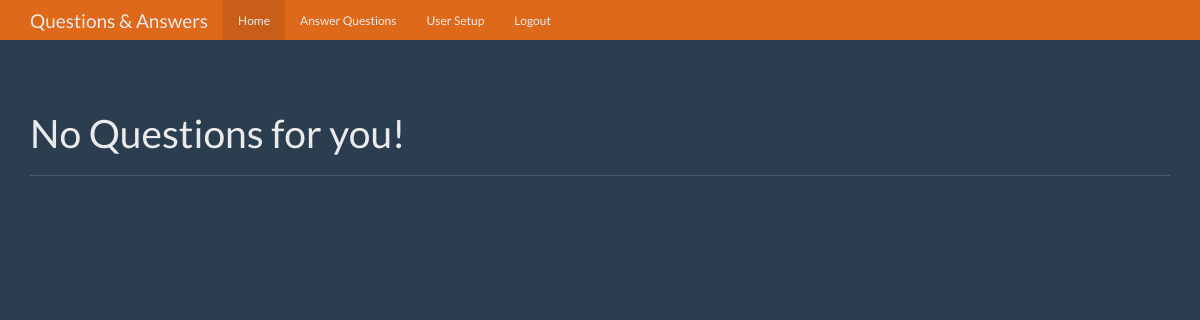
/answer/4 (signed in), run on an earlier commit of the app's database.
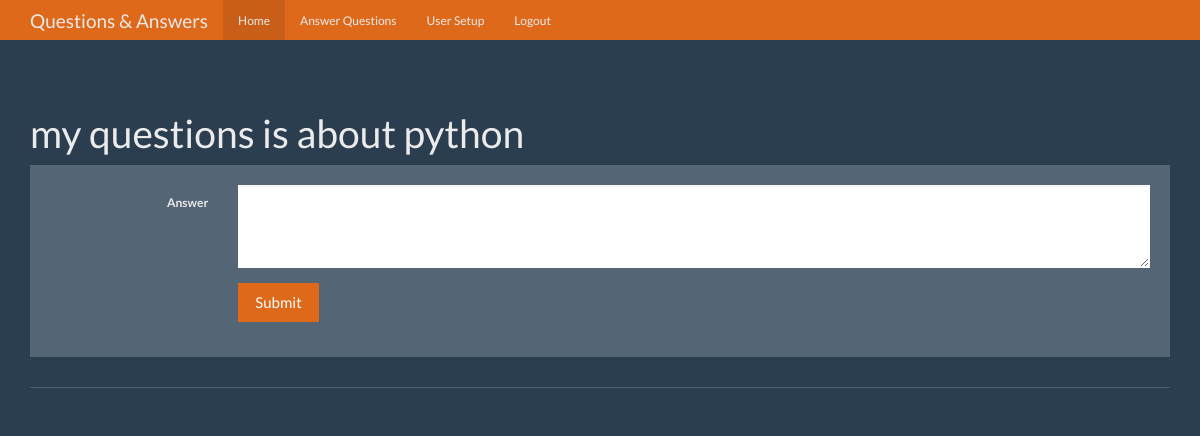
And on a later commit of the database.
### tables this page shows
CREATE TABLE questions
(
    id          integer primary key autoincrement,
    question    text not null,
    answer_text text,
    asked_by_id text not null,
    expert_id   text not null
);

### app.py (the view)
@app.route('/answer/<int:question_id>', methods=['GET', 'POST'])
def answer(question_id):
    user = get_current_user()
    if not user:
        return redirect(url_for('login'))
    db = database.get_db()
    if request.method == 'POST':
        db.execute('update questions set answer_text = ? where id = ?', [request.form['answer_text'], question_id])
        db.commit()
        return redirect(url_for('unanswered'))
    sql_stmt = '''
    select * from questions where questions.id = ?
    '''
    question_cur = db.execute(sql_stmt, [question_id])
    question_data = question_cur.fetchone()
    return render_template('pages/answer.html', head_title='Answer Question', user=user, question_data=question_data)

### app.py (called while the page is built)
def get_current_user():
    user_result = None
    if 'user' in session:
        user = session['user']
        db = database.get_db()
        user_cur = db.execute('select * from users where name = ?', [user])
        user_result = user_cur.fetchone()
    return user_result

### database.py (called while the page is built)
def connect_db():
    conn = sqlite3.connect(settings.SQLITE_DB_PATH)
    conn.row_factory = DbRow
    return conn

def get_db():
    if not hasattr(g, 'sqlite_db'):
        g.sqlite_db = connect_db()
    return g.sqlite_db

### templates/pages/answer.html
{% extends 'base.html' %}
{% block content %}
    <div class="container theme-showcase" role="main">
      {% if question_data %}
      <div class="page-header">
        <h1>{{ question_data.question }}</h1>
        <div class="row">
          <div class="col-lg-12">
            <div class="well bs-component">
              <form class="form-horizontal" action="{{ url_for('answer', question_id=question_data.id) }}" method="POST">
                <fieldset>
                  <div class="form-group">
                    <label for="textArea" class="col-lg-2 control-label">Answer</label>
                    <div class="col-lg-10">
                      <textarea class="form-control" rows="3" id="textArea" name="answer_text"></textarea>
                    </div>
                  </div>
                  <div class="form-group">
                    <div class="col-lg-10 col-lg-offset-2">
                      <button type="submit" class="btn btn-primary">Submit</button>
                    </div>
                  </div>
                </fieldset>
              </form>
            </div>
          </div>
        </div>
      </div>
      {% else %}
        <div class="page-header"><h1>No Questions for you!</h1></div>
      {% endif %}
{% endblock %}

What changed in the data, as far as the page shows it:
added questions: question "my questions is about python"
Also different on the page:
text no longer shown: "No Questions for you!"
text now shown: "Answer Submit"
